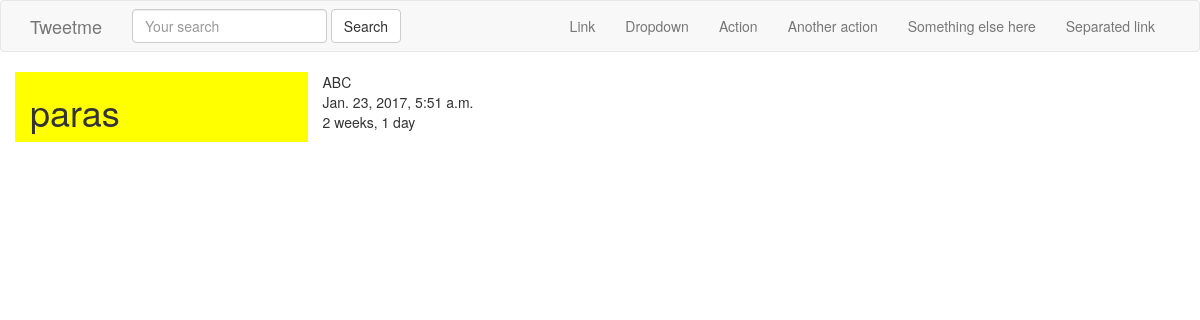
Screenshot of /tweet/2/ with the database file from the repository.
### tweets/models.py (models this page shows, shortened)
class Tweet(models.Model):
    user = models.ForeignKey(settings.AUTH_USER_MODEL, default=1)
    content = models.CharField(max_length=140, validators=[validate_content])
    timestamp = models.DateTimeField(auto_now_add=True)
    updated = models.DateTimeField(auto_now=True)

### tweets/views.py (the view)
# urls.py: url(r'^(?P<pk>\d+)/$', TweetDetailView.as_view() , name='detail'),
class TweetDetailView(DetailView):
    queryset = Tweet.objects.all()

### tweets/templates/tweets/tweet_detail.html (shortened to what this page needs)
{% extends 'tweets/base.html' %}
{% block content %}
<div class="row">
<div class="col-sm-3 col-xs-12" style="background-color:yellow;">
    <h1>{{ object.user }}</h1>
</div>
    <div class="col-sm-9 col-xs-12">
{{ object.content }}</br>
{{ object.timestamp }}</br>
{{ object.timestamp|timesince }}
    </div>
    </div>
{% endblock content %}

### rows the page displays
Tweet: user "paras", content "ABC", timestamp "Jan. 23, 2017, 5:51 a.m.", timestamp "2 weeks, 1 day"
